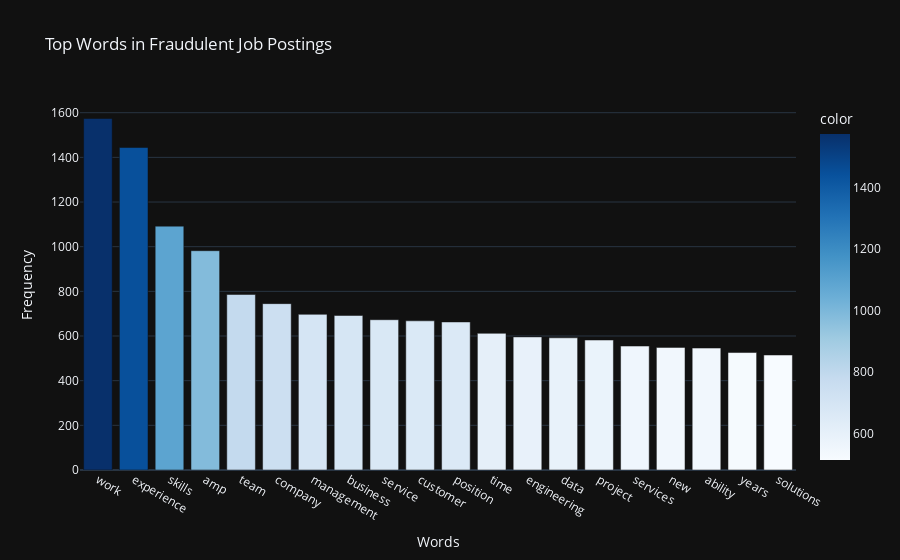
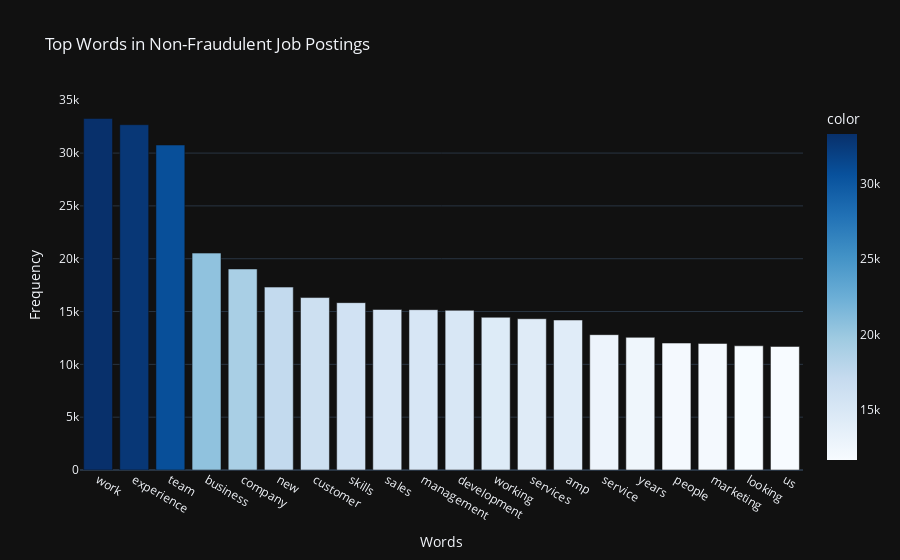

Notebook code for these charts, in order:
### Code cell
# Top words in fraudulent job postings
fraudulent_jobs = df[df['fraudulent'] == 1]['text']
non_fraudulent_jobs = df[df['fraudulent'] == 0]['text']

def plot_top_words(text, title):
    word_freq = pd.Series(' '.join(text).split()).value_counts().head(20)
    fig = px.bar(word_freq, x=word_freq.index, y=word_freq.values, title=title,
                 labels={'index': 'Words', 'y': 'Frequency'},
                 color=word_freq.values, color_continuous_scale='Blues')
    fig.update_layout(template='plotly_dark')
    fig.show()

plot_top_words(fraudulent_jobs, 'Top Words in Fraudulent Job Postings')
plot_top_words(non_fraudulent_jobs, 'Top Words in Non-Fraudulent Job Postings')

### Figure 1 — Plotly figure (JSON) as saved in the notebook; plotly's stock layout.template omitted (floating-point values rounded to 4 significant figures)
{"data": [{"alignmentgroup": "True", "hovertemplate": "Words=%{x}<br>Frequency=%{y}<br>color=%{marker.color}<extra></extra>", "legendgroup": "", "marker": {"color": [1574, 1444, 1092, 982, 786, 745, 697, 692, 673, 668, 663, 612, 596, 592, 582, 555, 549, 546, 526, 515], "coloraxis": "coloraxis", "pattern": {"shape": ""}}, "name": "", "offsetgroup": "", "orientation": "v", "showlegend": false, "textposition": "auto", "type": "bar", "x": ["work", "experience", "skills", "amp", "team", "company", "management", "business", "service", "customer", "position", "time", "engineering", "data", "project", "services", "new", "ability", "years", "solutions"], "xaxis": "x", "y": [1574, 1444, 1092, 982, 786, 745, 697, 692, 673, 668, 663, 612, 596, 592, 582, 555, 549, 546, 526, 515], "yaxis": "y"}], "layout": {"barmode": "relative", "coloraxis": {"colorbar": {"title": {"text": "color"}}, "colorscale": [[0, "rgb(247,251,255)"], [0.125, "rgb(222,235,247)"], [0.25, "rgb(198,219,239)"], [0.375, "rgb(158,202,225)"], [0.5, "rgb(107,174,214)"], [0.625, "rgb(66,146,198)"], [0.75, "rgb(33,113,181)"], [0.875, "rgb(8,81,156)"], [1, "rgb(8,48,107)"]]}, "legend": {"tracegroupgap": 0}, "title": {"text": "Top Words in Fraudulent Job Postings"}, "xaxis": {"anchor": "y", "domain": [0, 1], "title": {"text": "Words"}}, "yaxis": {"anchor": "x", "domain": [0, 1], "title": {"text": "Frequency"}}}}

### Figure 2 — Plotly figure (JSON) as saved in the notebook; plotly's stock layout.template omitted (floating-point values rounded to 4 significant figures)
{"data": [{"alignmentgroup": "True", "hovertemplate": "Words=%{x}<br>Frequency=%{y}<br>color=%{marker.color}<extra></extra>", "legendgroup": "", "marker": {"color": [33273, 32687, 30761, 20530, 19030, 17313, 16323, 15841, 15193, 15176, 15114, 14456, 14321, 14196, 12811, 12555, 12016, 11978, 11758, 11695], "coloraxis": "coloraxis", "pattern": {"shape": ""}}, "name": "", "offsetgroup": "", "orientation": "v", "showlegend": false, "textposition": "auto", "type": "bar", "x": ["work", "experience", "team", "business", "company", "new", "customer", "skills", "sales", "management", "development", "working", "services", "amp", "service", "years", "people", "marketing", "looking", "us"], "xaxis": "x", "y": [33273, 32687, 30761, 20530, 19030, 17313, 16323, 15841, 15193, 15176, 15114, 14456, 14321, 14196, 12811, 12555, 12016, 11978, 11758, 11695], "yaxis": "y"}], "layout": {"barmode": "relative", "coloraxis": {"colorbar": {"title": {"text": "color"}}, "colorscale": [[0, "rgb(247,251,255)"], [0.125, "rgb(222,235,247)"], [0.25, "rgb(198,219,239)"], [0.375, "rgb(158,202,225)"], [0.5, "rgb(107,174,214)"], [0.625, "rgb(66,146,198)"], [0.75, "rgb(33,113,181)"], [0.875, "rgb(8,81,156)"], [1, "rgb(8,48,107)"]]}, "legend": {"tracegroupgap": 0}, "title": {"text": "Top Words in Non-Fraudulent Job Postings"}, "xaxis": {"anchor": "y", "domain": [0, 1], "title": {"text": "Words"}}, "yaxis": {"anchor": "x", "domain": [0, 1], "title": {"text": "Frequency"}}}}
